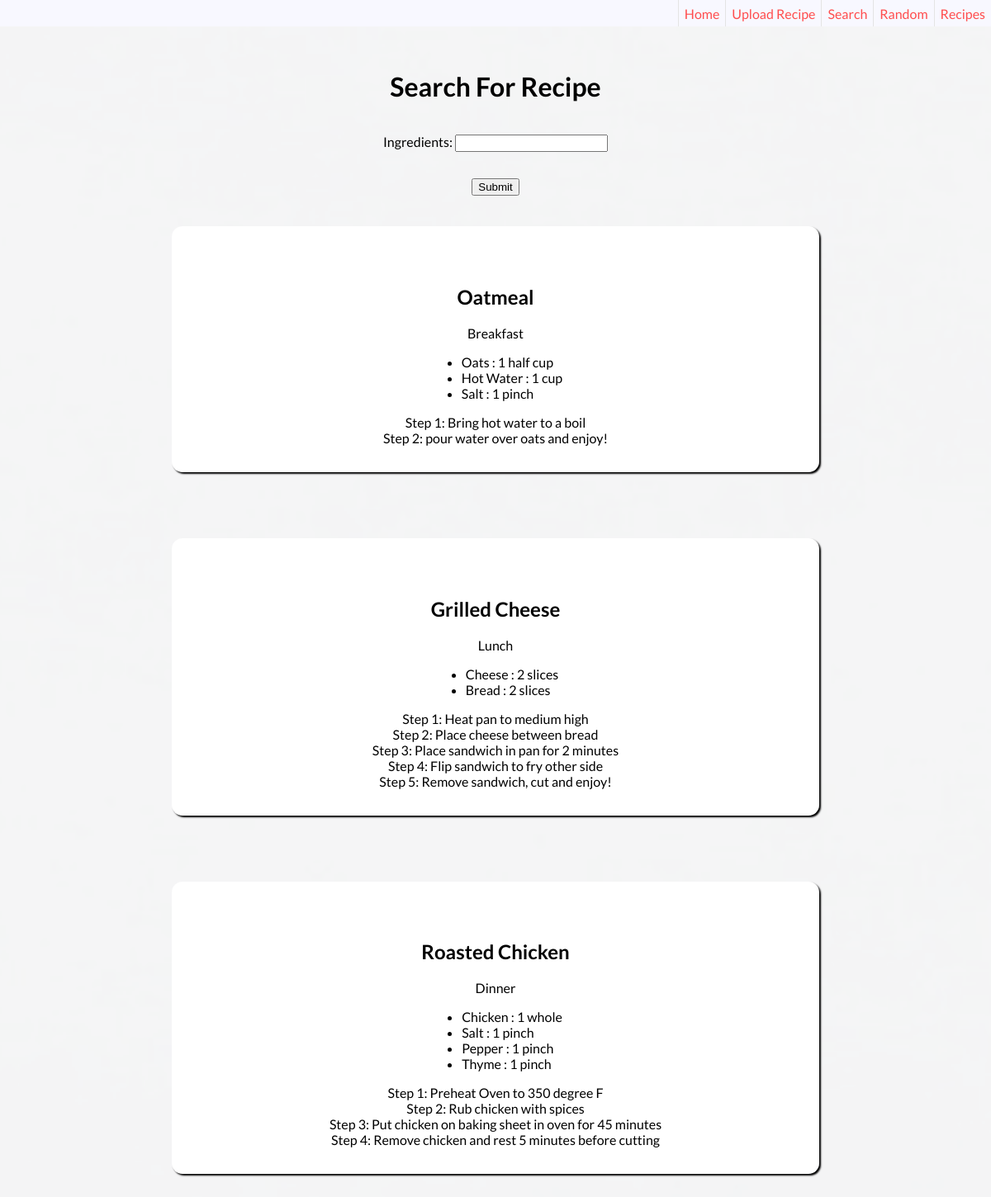
The app's page /search/ with its own data.
### tables this page shows
CREATE TABLE ingredients (
    id INTEGER PRIMARY KEY AUTOINCREMENT,
    recipe_id INTEGER NOT NULL,
    description TEXT NOT NULL,
    quantity INTEGER NOT NULL,
    unit TEXT NOT NULL,
    FOREIGN KEY (recipe_id) REFERENCES recipes (id)
);

CREATE TABLE recipes (
    id INTEGER PRIMARY KEY AUTOINCREMENT,
    title TEXT NOT NULL,
    img TEXT,
    type INTEGER NOT NULL,
    instructions TEXT NOT NULL
);

### app.py (the view, shortened to what this page needs)
@app.route('/search/', methods=('GET', 'POST'))
def search(keyword="*"):
    conn = get_db_conn()
    if keyword != "*":
        tag = conn.execute('SELECT i.recipe_id \
            FROM ingredients i \
            JOIN recipes r \
            ON i.recipe_id = r.id \
            WHERE i.description = ?;',
            (keyword,)).fetchall()
        items = []
        for row in range(len(tag)):
            for cell in range(len(tag[0])):
                item = conn.execute('SELECT i.id, i.description, i.quantity, i.unit, r.title, r.img, r.type, r.instructions \
                FROM ingredients i \
                JOIN recipes r \
                ON i.recipe_id = r.id \
                WHERE i.recipe_id = ? \
                ORDER BY r.title;', (tag[row][cell],)).fetchall()
                items.append(item)
    else:
        items = []
        item = conn.execute('SELECT i.id, i.description, i.quantity, i.unit, r.title, r.img, r.type, r.instructions \
        FROM ingredients i \
        JOIN recipes r \
        ON i.recipe_id = r.id \
        ORDER BY r.id;').fetchall()
        items.append(item)
    recipes = {}
    key_func = lambda t:t['title']
    for item in items:
        for recipe_key,recipe_group in groupby(item, key=key_func):
            recipes[recipe_key] = list(recipe_group)
    conn.commit()
    conn.close()
    return render_template('search.html', recipes=recipes, keyword=keyword)

### app.py (called while the page is built)
def get_db_conn():
    conn = sqlite3.connect('database.db')
    conn.row_factory = sqlite3.Row
    return conn

### templates/search.html (shortened to what this page needs)
{% extends 'base.html' %}
{% block content %}
<div class="search-background">
<div class="search-title">
  <h1>Search For Recipe</h1>
</div>
<div class="search-form">
    <form action="" method="POST">
        <label for="keyword">Ingredients:</label>
        <input id="keyword" name="keyword" type="text" value="{{request.form['keyword']}}"></input>
      <div id="search-submit">
        <input class="btn" type="submit" />
      </div>
    </form>
  </div>
  <div class="recipe-container">
  {% for recipe, items in recipes.items() %}
        <div class="recipe">
        <h2>{{recipe}}</h2>
          {% if items[0][6] == 0 %}
            <p>Breakfast</p>
          {% elif items[0][6] == 1%}
            <p>Lunch</p>
          {% elif items[0][6] == 2%}
            <p>Dinner</p>
          {% else %}
            <p>Misc.</p>
          {% endif %}
        <ul>
          {% for item in items %}
              <li class="matched-ingredient">
                <span>{{item['description']}}</span>
                <span>:</span>
                <span>{{item['quantity']}}</span>
                <span>{{item['unit']}}</span>
              </li>
          {% endfor %}
        </ul>
        {% set words = items[0][7].split('.') %}
        {% for word in words %}
        <p>{{word}} </p>
        {% endfor %}
      </div>
  {% endfor %}
</div>
</div>
{% endblock %}

### templates/base.html (shortened to what this page needs)
<!DOCTYPE html>
<html lang="en">
<head>
    <link rel="stylesheet" href="https://cdnjs.cloudflare.com/ajax/libs/font-awesome/6.0.0/css/all.min.css"
 />
    <link rel="stylesheet" href="{{ url_for('static', filename='style.css')}}">
</head>
<body>
    <nav>
        <a href="{{url_for('index')}}">Home</a>
        <a href="{{url_for('upload_title')}}">Upload Recipe</a>
        <a href="{{url_for('search')}}">Search</a>
        <a href="{{url_for('random_recipe')}}">Random</a>
        <a href="{{url_for('recipes')}}">Recipes</a>
    </nav>
        {% block content %} {% endblock %}
</body>
</html>

### static/style.css (style rules this page uses)
body { width: 100%; font-family: 'Lato', sans-serif; margin: 0; background-color: whitesmoke; overflow-y: visible; overflow-x: hidden; }
nav { margin: 0; display: flex; justify-content: right; align-content: center; height: 2rem; background-color: ghostwhite; }
nav a { display: flex; justify-items: center; align-items: center; padding-right: 7px; text-decoration: none; color: rgb(255, 77, 77); border-left: 1px solid rgb(228, 228, 228); padding-left: 7px; }
.search-background { min-height: 200%; min-width: 100%; }
.search-background::before { content: ""; display: initial; position: absolute; min-height: 200%; width: 100%; background: url("./assets/pexels-pixabay-256318.jpg"); background-size: cover; background-position: center; background-repeat: repeat-y; opacity: .2; z-index: -1; }
.search-title { padding-top: 2rem; display: flex; justify-content: center; }
.search-form { height: 40vh; width: 100vw; margin-top: 1rem; display: flex; flex-direction: column; align-content: space-around; align-items: center; justify-items: center; margin-bottom: -22rem; }
.search-form div { margin-top: 2rem; }
#search-submit { display: flex; justify-content: center; align-content: center; }
.recipe-container { padding-top: 4rem; display: flex; flex-direction: column; align-items: center; align-content: center; justify-content: top; margin-bottom: 1rem; }
.recipe { width: 60vw; max-width: 50rem; display: flex; flex-direction: column; align-items: center; align-content: center; justify-content: center; margin-top: 5rem; padding: 2rem; background-color: white; box-shadow: 2px 2px 2px black; border-radius: 13px; }
.recipe p { max-width: 70%; padding: 0px 0rem 0rem 0rem; margin: 0 }

### records on screen
ingredients: title "Oatmeal", shows "Breakfast", description "Oats", quantity "1", unit "half cup", words "Step 1: Bring hot water to a boil" "Step 2: pour water over oats and enjoy!"
ingredients: description "Hot Water", quantity "1", unit "cup"
ingredients: description "Salt", quantity "1", unit "pinch"
ingredients: title "Grilled Cheese", shows "Lunch", description "Cheese", quantity "2", unit "slices", words "Step 1: Heat pan to medium high" "Step 2: Place cheese between bread" "Step 3: Place sandwich in pan for 2 minutes" "Step 4: Flip sandwich to fry other side" "Step 5: Remove sandwich, cut and enjoy!"
ingredients: description "Bread", quantity "2", unit "slices"
ingredients: title "Roasted Chicken", shows "Dinner", description "Chicken", quantity "1", unit "whole", words "Step 1: Preheat Oven to 350 degree F" "Step 2: Rub chicken with spices" "Step 3: Put chicken on baking sheet in oven for 45 minutes" "Step 4: Remove chicken and rest 5 minutes before cutting"
ingredients: description "Salt", quantity "1", unit "pinch"
ingredients: description "Pepper", quantity "1", unit "pinch"
ingredients: description "Thyme", quantity "1", unit "pinch"
